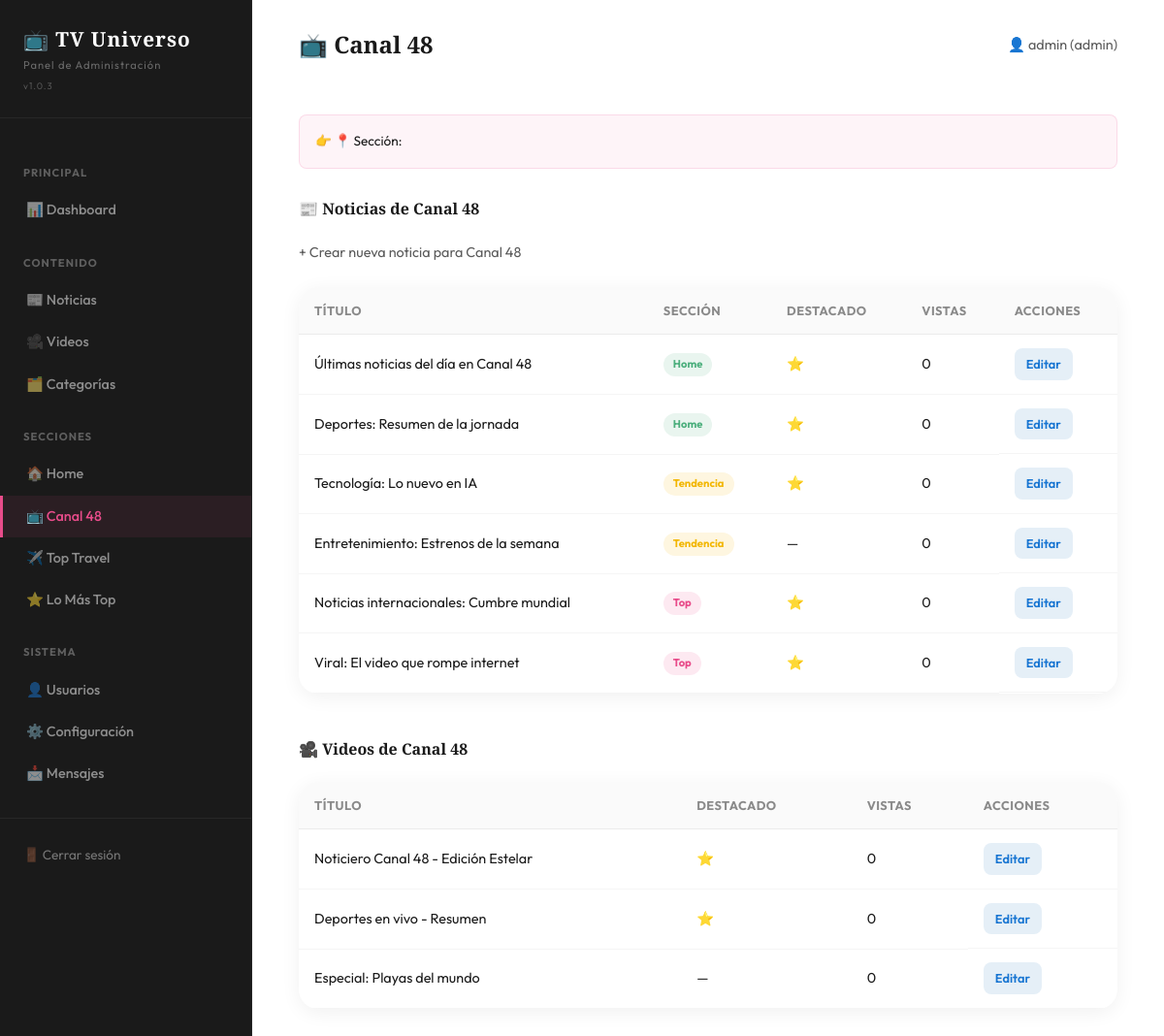
The app's page /admin/canal48.php (signed in) with its own data.
### tables this page shows
CREATE TABLE IF NOT EXISTS posts (
    id INT AUTO_INCREMENT PRIMARY KEY,
    title VARCHAR(255) NOT NULL,
    content TEXT NOT NULL,
    excerpt VARCHAR(500) DEFAULT NULL,
    image_url VARCHAR(500) DEFAULT NULL,
    category_id INT DEFAULT NULL,
    type ENUM('canal48', 'toptravel') NOT NULL DEFAULT 'canal48',
    section VARCHAR(50) DEFAULT 'home',
    featured TINYINT(1) DEFAULT 0,
    views INT DEFAULT 0,
    created_at TIMESTAMP DEFAULT CURRENT_TIMESTAMP,
    updated_at TIMESTAMP DEFAULT CURRENT_TIMESTAMP ON UPDATE CURRENT_TIMESTAMP,
    FOREIGN KEY (category_id) REFERENCES categories(id) ON DELETE SET NULL
);

CREATE TABLE IF NOT EXISTS videos (
    id INT AUTO_INCREMENT PRIMARY KEY,
    title VARCHAR(255) NOT NULL,
    url TEXT NOT NULL,
    thumbnail TEXT DEFAULT NULL,
    category_id INT DEFAULT NULL,
    section VARCHAR(50) DEFAULT 'canal48',
    featured TINYINT(1) DEFAULT 0,
    views INT DEFAULT 0,
    created_at TIMESTAMP DEFAULT CURRENT_TIMESTAMP,
    FOREIGN KEY (category_id) REFERENCES categories(id) ON DELETE SET NULL
);

### includes/functions.php (called while the page is built, shortened)
<?php
require_once __DIR__ . '/../config.php';
function sanitize(string $input): string {
    return htmlspecialchars(trim($input), ENT_QUOTES, 'UTF-8');
}
function getPosts(array $filters = [], int $limit = 20): array {
    global $pdo;
    $sql = "SELECT p.*, c.name AS category_name FROM posts p LEFT JOIN categories c ON p.category_id = c.id WHERE 1=1";
    $params = [];
    if (!empty($filters['type'])) {
        $sql .= " AND p.type = :type";
        $params[':type'] = $filters['type'];
    }
    $sql .= " ORDER BY p.created_at DESC LIMIT :limit";
    $stmt = $pdo->prepare($sql);
    foreach ($params as $key => $val) {
        $stmt->bindValue($key, $val);
    }
    $stmt->bindValue(':limit', $limit, PDO::PARAM_INT);
    $stmt->execute();
    return $stmt->fetchAll();
}
function getVideos(array $filters = [], int $limit = 10): array {
    global $pdo;
    $sql = "SELECT v.*, c.name AS category_name FROM videos v LEFT JOIN categories c ON v.category_id = c.id WHERE 1=1";
    $params = [];
    if (!empty($filters['section'])) {
        $sql .= " AND v.section = :section";
        $params[':section'] = $filters['section'];
    }
    $sql .= " ORDER BY v.created_at DESC LIMIT :limit";
    $stmt = $pdo->prepare($sql);
    foreach ($params as $key => $val) {
        $stmt->bindValue($key, $val);
    }
    $stmt->bindValue(':limit', $limit, PDO::PARAM_INT);
    $stmt->execute();
    return $stmt->fetchAll();
}
function truncateText(string $text, int $length = 150): string {
    if (mb_strlen($text) <= $length) return $text;
    return mb_substr($text, 0, $length) . '...';
}

### admin/canal48.php (the view, shortened to what this page needs)
<?php
require_once __DIR__ . '/layout.php';
$canal48Posts = getPosts(['type' => 'canal48'], 20);
$canal48Videos = getVideos(['section' => 'canal48'], 20);
?>
<div class="admin-form__section-preview" style="margin-bottom:var(--space-xl);">
</div>
<h3 style="margin-bottom:var(--space-lg);font-size:1rem;">📰 Noticias de Canal 48</h3>
<p style="color:var(--text-secondary);font-size:0.9rem;margin-bottom:var(--space-lg);">
    <a href="posts.php?action=create" style="color:var(--blue);">+ Crear nueva noticia para Canal 48</a>
</p>
<?php if (!empty($canal48Posts)): ?>
<div class="table-wrapper" style="margin-bottom:var(--space-2xl);">
    <table class="admin-table">
        <thead>
            <tr><th>Título</th><th>Sección</th><th>Destacado</th><th>Vistas</th><th>Acciones</th></tr>
        </thead>
        <tbody>
            <?php foreach ($canal48Posts as $p): ?>
            <tr>
                <td><?= sanitize(truncateText($p['title'], 50)) ?></td>
                <td><span class="section-tag section-tag--<?= $p['section'] ?>"><?= ucfirst($p['section']) ?></span></td>
                <td><?= $p['featured'] ? '⭐' : '—' ?></td>
                <td><?= $p['views'] ?></td>
                <td class="admin-table__actions">
                    <a href="posts.php?action=edit&id=<?= $p['id'] ?>" class="btn-edit">Editar</a>
                </td>
            </tr>
            <?php endforeach; ?>
        </tbody>
    </table>
</div>
<?php endif; ?>
<h3 style="margin-bottom:var(--space-lg);font-size:1rem;">🎥 Videos de Canal 48</h3>
<?php if (!empty($canal48Videos)): ?>
<div class="table-wrapper">
    <table class="admin-table">
        <thead>
            <tr><th>Título</th><th>Destacado</th><th>Vistas</th><th>Acciones</th></tr>
        </thead>
        <tbody>
            <?php foreach ($canal48Videos as $v): ?>
            <tr>
                <td><?= sanitize(truncateText($v['title'], 50)) ?></td>
                <td><?= $v['featured'] ? '⭐' : '—' ?></td>
                <td><?= $v['views'] ?></td>
                <td class="admin-table__actions">
                    <a href="videos.php?action=edit&id=<?= $v['id'] ?>" class="btn-edit">Editar</a>
                </td>
            </tr>
            <?php endforeach; ?>
        </tbody>
    </table>
</div>
<?php endif; ?>
<?php require_once __DIR__ . '/layout_footer.php'; ?>

### assets/css/styles.css (style rules this page uses)
:root { --canal48-primary: #1976d2; --canal48-secondary: #1565c0; --canal48-dark: #0d47a1; --canal48-accent: #ffeb3b; --canal48-live: #f44336; --rosa: #E84C8A; --amarillo: #F2B705; --azul: #1976d2; --verde: #4CAF7D; --cafe: #6B4226; --crema: #FDF6EC; --oscuro: #1A1A1A; --bg-primary: #FFFFFF; --bg-section: #F8F9FA; --bg-card: #FFFFFF; --bg-hero: linear-gradient(135deg, #1a237e 0%, #283593 30%, #3949ab 60%, #5c6bc0 100%); --text-primary: #1A1A1A; --text-secondary: #5A5A5A; --text-muted: #8A8A8A; --font-heading: 'Playfair Display', serif; --font-body: 'Outfit', sans-serif; --space-xs: 0.25rem; --space-sm: 0.5rem; --space-md: 1rem; --space-lg: 1.5rem; --space-xl: 2rem; --space-2xl: 3rem; --space-3xl: 4rem; --radius-sm: 8px; --radius-md: 12px; --radius-lg: 20px; --radius-xl: 28px; --radius-full: 50%; --transition: all 0.3s ease; --shadow-card: 0 4px 20px rgba(0,0,0,0.08); --shadow-hover: 0 8px 30px rgba(0,0,0,0.15); --shadow-canal48: 0 6px 20px rgba(25, 118, 210, 0.3); --max-width: 1280px; }
*, *::before, *::after { margin:0; padding:0; box-sizing:border-box; }
html { scroll-behavior:smooth; }
body { font-family: var(--font-body); background: var(--bg-primary); color: var(--text-primary); line-height: 1.6; -webkit-font-smoothing: antialiased; margin: 0; padding: 0; }
a { color:inherit; text-decoration:none; transition:var(--transition); }
h1,h2,h3,h4,h5,h6 { font-family: var(--font-heading); font-weight: 700; line-height: 1.2; color: var(--oscuro); }

### assets/css/admin.css (style rules this page uses)
body:has(.admin-layout) { overflow-x:auto !important; }
.table-wrapper { overflow-x: auto; background: var(--bg-card, #fff); border-radius: var(--radius-lg, 20px); box-shadow: 0 4px 20px rgba(0,0,0,0.06); }
.admin-table { width:100%; min-width:700px; border-collapse:collapse; }
.admin-table th { text-align: left; padding: 14px 16px; font-size: 0.8rem; font-weight: 700; text-transform: uppercase; letter-spacing: 0.5px; color: var(--text-muted, #8A8A8A); background: rgba(0,0,0,0.02); border-bottom: 1px solid rgba(0,0,0,0.06); }
.admin-table td { padding: 14px 16px; font-size: 0.9rem; border-bottom: 1px solid rgba(0,0,0,0.04); vertical-align: middle; color: #1A1A1A; }
.admin-table__actions { display:flex; gap:0.5rem; white-space:nowrap; }
.admin-table__actions a, .admin-table__actions button { padding: 6px 12px; border-radius: 8px; font-size: 0.8rem; font-weight: 600; cursor: pointer; transition: all 0.3s ease; border: none; font-family: var(--font-body, 'Outfit', sans-serif); }
.btn-edit { background:rgba(42,127,191,0.12); color:var(--azul, #2A7FBF); }
.section-tag { display: inline-flex; align-items: center; gap: 4px; padding: 3px 10px; border-radius: 12px; font-size: 0.7rem; font-weight: 700; }
.section-tag--home { background:rgba(76,175,125,0.12); color:var(--verde, #4CAF7D); }
.section-tag--top { background:rgba(232,76,138,0.12); color:var(--rosa, #E84C8A); }
.section-tag--tendencia { background:rgba(242,183,5,0.12); color:var(--amarillo, #F2B705); }
.admin-form__section-preview { background: rgba(232,76,138,0.06); border: 1px solid rgba(232,76,138,0.15); border-radius: 8px; padding: 1rem; margin-top: 1rem; font-size: 0.85rem; color: #1A1A1A; }
.admin-main h3 { color: #1A1A1A !important; }
.admin-main p { color: #5A5A5A !important; }
.admin-main a:not(.btn):not(.btn-edit):not(.btn-delete) { color: #1A1A1A; }

### admin/layout.php (style rules this page uses)
.table-wrapper { overflow-x:auto;-webkit-overflow-scrolling:touch;width:100% }
.admin-table { width:100%;min-width:700px;border-collapse:collapse }

### records on screen
posts: title "Últimas noticias del día en Canal 48", section "Home", views "0"
posts: title "Deportes: Resumen de la jornada", section "Home", views "0"
posts: title "Tecnología: Lo nuevo en IA", section "Tendencia", views "0"
posts: title "Entretenimiento: Estrenos de la semana", section "Tendencia", views "0"
posts: title "Noticias internacionales: Cumbre mundial", section "Top", views "0"
posts: title "Viral: El video que rompe internet", section "Top", views "0"
videos: title "Noticiero Canal 48 - Edición Estelar", views "0"
videos: title "Deportes en vivo - Resumen", views "0"
videos: title "Especial: Playas del mundo", views "0"

### other values on screen
$icon "📊 📰 🎥 🗂️ 🏠 📺 ✈️ ⭐ 👤 ⚙️ 📩"
$label "Dashboard Noticias Videos Categorías Home Canal 48 Top Travel Lo Más Top Usuarios Configuración Mensajes"
$adminTitle "📺 Canal 48"
$user['username'] "admin"
$user['role'] "admin"
